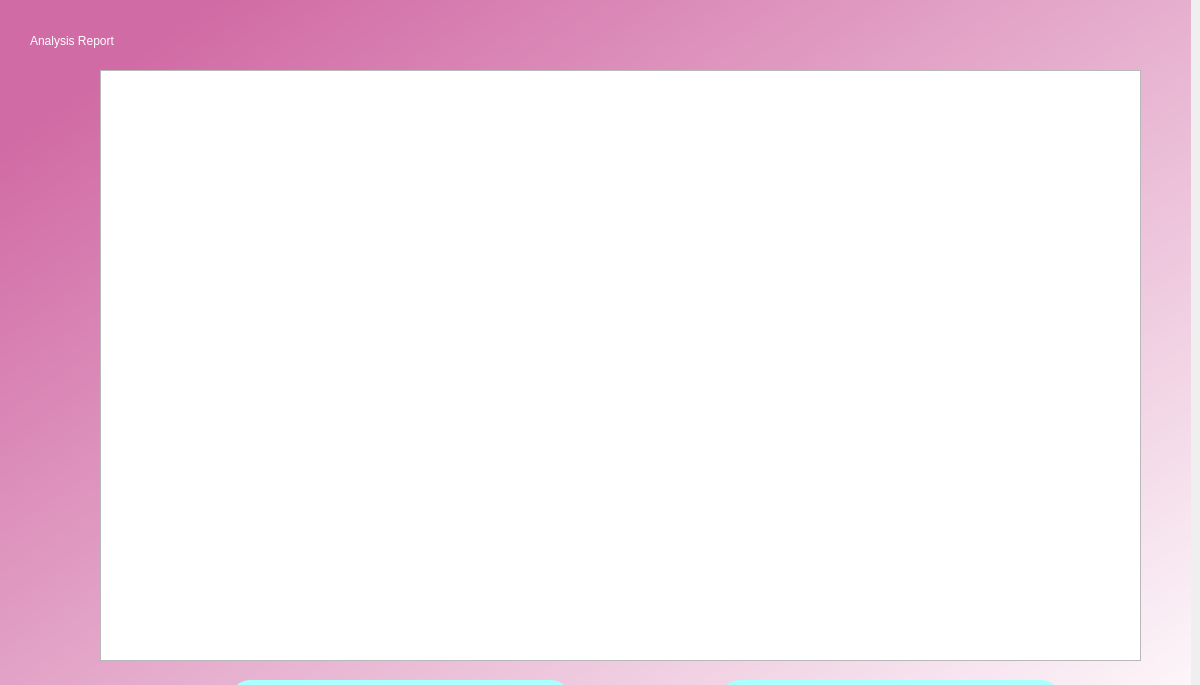
<?xml version="1.0" encoding="UTF-8"?>
<ui version="4.0">
 <class>Dialog</class>
 <widget class="QDialog" name="Dialog">
  <property name="geometry">
   <rect>
    <x>0</x>
    <y>0</y>
    <width>1200</width>
    <height>685</height>
   </rect>
  </property>
  <property name="windowTitle">
   <string>Dialog</string>
  </property>
  <widget class="QWidget" name="bgwidget" native="true">
   <property name="geometry">
    <rect>
     <x>-10</x>
     <y>0</y>
     <width>1201</width>
     <height>801</height>
    </rect>
   </property>
   <property name="styleSheet">
    <string notr="true">QWidget#bgwidget{
background-color:qlineargradient(spread:pad, x1:0.091, y1:0.101636, x2:0.991379, y2:0.977, stop:0 rgba(209, 107, 165, 255), stop:1 rgba(255, 255, 255, 255));}</string>
   </property>
   <widget class="QLabel" name="label_2">
    <property name="geometry">
     <rect>
      <x>40</x>
      <y>20</y>
      <width>391</width>
      <height>41</height>
     </rect>
    </property>
    <property name="styleSheet">
     <string notr="true">font: 16pt &quot;MS Shell Dlg 2&quot;;color:rgb(255, 255, 255)</string>
    </property>
    <property name="text">
     <string>Analysis Report</string>
    </property>
   </widget>
   <widget class="QPushButton" name="back">
    <property name="geometry">
     <rect>
      <x>730</x>
      <y>680</y>
      <width>341</width>
      <height>51</height>
     </rect>
    </property>
    <property name="styleSheet">
     <string notr="true">border-radius:20px;
background-color: rgb(170, 255, 255);
font: 14pt &quot;MS Shell Dlg 2&quot;;</string>
    </property>
    <property name="text">
     <string>Back</string>
    </property>
   </widget>
   <widget class="QLabel" name="error">
    <property name="geometry">
     <rect>
      <x>190</x>
      <y>570</y>
      <width>401</width>
      <height>21</height>
     </rect>
    </property>
    <property name="styleSheet">
     <string notr="true">font: 11pt &quot;MS Shell Dlg 2&quot;;color:rgb(255, 8, 8)</string>
    </property>
    <property name="text">
     <string/>
    </property>
   </widget>
   <widget class="QTextBrowser" name="output">
    <property name="geometry">
     <rect>
      <x>110</x>
      <y>70</y>
      <width>1041</width>
      <height>591</height>
     </rect>
    </property>
   </widget>
   <widget class="QPushButton" name="result">
    <property name="geometry">
     <rect>
      <x>240</x>
      <y>680</y>
      <width>341</width>
      <height>51</height>
     </rect>
    </property>
    <property name="styleSheet">
     <string notr="true">border-radius:20px;
background-color: rgb(170, 255, 255);
font: 14pt &quot;MS Shell Dlg 2&quot;;</string>
    </property>
    <property name="text">
     <string>Click to view results</string>
    </property>
   </widget>
  </widget>
 </widget>
 <resources/>
 <connections/>
</ui>
